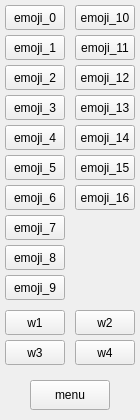
<?xml version="1.0" encoding="UTF-8"?>
<ui version="4.0">
 <class>Ulaahead</class>
 <widget class="QWidget" name="Ulaahead">
  <property name="geometry">
   <rect>
    <x>0</x>
    <y>0</y>
    <width>140</width>
    <height>420</height>
   </rect>
  </property>
  <property name="windowTitle">
   <string>Ulaahead</string>
  </property>
  <property name="locale">
   <locale language="Chinese" country="China"/>
  </property>
  <widget class="QPushButton" name="pushButton_0">
   <property name="geometry">
    <rect>
     <x>5</x>
     <y>5</y>
     <width>60</width>
     <height>25</height>
    </rect>
   </property>
   <property name="text">
    <string>emoji_0</string>
   </property>
  </widget>
  <widget class="QPushButton" name="pushButton_1">
   <property name="geometry">
    <rect>
     <x>5</x>
     <y>35</y>
     <width>60</width>
     <height>25</height>
    </rect>
   </property>
   <property name="text">
    <string>emoji_1</string>
   </property>
  </widget>
  <widget class="QPushButton" name="pushButton_2">
   <property name="geometry">
    <rect>
     <x>5</x>
     <y>65</y>
     <width>60</width>
     <height>25</height>
    </rect>
   </property>
   <property name="text">
    <string>emoji_2</string>
   </property>
  </widget>
  <widget class="QPushButton" name="pushButton_3">
   <property name="geometry">
    <rect>
     <x>5</x>
     <y>95</y>
     <width>60</width>
     <height>25</height>
    </rect>
   </property>
   <property name="text">
    <string>emoji_3</string>
   </property>
  </widget>
  <widget class="QPushButton" name="pushButton_4">
   <property name="geometry">
    <rect>
     <x>5</x>
     <y>125</y>
     <width>60</width>
     <height>25</height>
    </rect>
   </property>
   <property name="text">
    <string>emoji_4</string>
   </property>
  </widget>
  <widget class="QPushButton" name="pushButton_5">
   <property name="geometry">
    <rect>
     <x>5</x>
     <y>155</y>
     <width>60</width>
     <height>25</height>
    </rect>
   </property>
   <property name="text">
    <string>emoji_5</string>
   </property>
  </widget>
  <widget class="QPushButton" name="pushButton_6">
   <property name="geometry">
    <rect>
     <x>5</x>
     <y>185</y>
     <width>60</width>
     <height>25</height>
    </rect>
   </property>
   <property name="text">
    <string>emoji_6</string>
   </property>
  </widget>
  <widget class="QPushButton" name="pushButton_7">
   <property name="geometry">
    <rect>
     <x>5</x>
     <y>215</y>
     <width>60</width>
     <height>25</height>
    </rect>
   </property>
   <property name="text">
    <string>emoji_7</string>
   </property>
  </widget>
  <widget class="QPushButton" name="pushButton_8">
   <property name="geometry">
    <rect>
     <x>5</x>
     <y>245</y>
     <width>60</width>
     <height>25</height>
    </rect>
   </property>
   <property name="text">
    <string>emoji_8</string>
   </property>
  </widget>
  <widget class="QPushButton" name="pushButton_9">
   <property name="geometry">
    <rect>
     <x>5</x>
     <y>275</y>
     <width>60</width>
     <height>25</height>
    </rect>
   </property>
   <property name="text">
    <string>emoji_9</string>
   </property>
  </widget>
  <widget class="QPushButton" name="pushButton_10">
   <property name="geometry">
    <rect>
     <x>75</x>
     <y>5</y>
     <width>60</width>
     <height>25</height>
    </rect>
   </property>
   <property name="text">
    <string>emoji_10</string>
   </property>
  </widget>
  <widget class="QPushButton" name="pushButton_11">
   <property name="geometry">
    <rect>
     <x>75</x>
     <y>35</y>
     <width>60</width>
     <height>25</height>
    </rect>
   </property>
   <property name="text">
    <string>emoji_11</string>
   </property>
  </widget>
  <widget class="QPushButton" name="pushButton_12">
   <property name="geometry">
    <rect>
     <x>75</x>
     <y>65</y>
     <width>60</width>
     <height>25</height>
    </rect>
   </property>
   <property name="text">
    <string>emoji_12</string>
   </property>
  </widget>
  <widget class="QPushButton" name="pushButton_13">
   <property name="geometry">
    <rect>
     <x>75</x>
     <y>95</y>
     <width>60</width>
     <height>25</height>
    </rect>
   </property>
   <property name="text">
    <string>emoji_13</string>
   </property>
  </widget>
  <widget class="QPushButton" name="pushButton_14">
   <property name="geometry">
    <rect>
     <x>75</x>
     <y>125</y>
     <width>60</width>
     <height>25</height>
    </rect>
   </property>
   <property name="text">
    <string>emoji_14</string>
   </property>
  </widget>
  <widget class="QPushButton" name="pushButton_15">
   <property name="geometry">
    <rect>
     <x>75</x>
     <y>155</y>
     <width>60</width>
     <height>25</height>
    </rect>
   </property>
   <property name="text">
    <string>emoji_15</string>
   </property>
  </widget>
  <widget class="QPushButton" name="pushButton_w1">
   <property name="geometry">
    <rect>
     <x>5</x>
     <y>310</y>
     <width>60</width>
     <height>25</height>
    </rect>
   </property>
   <property name="text">
    <string>w1</string>
   </property>
  </widget>
  <widget class="QPushButton" name="pushButton_w3">
   <property name="geometry">
    <rect>
     <x>5</x>
     <y>340</y>
     <width>60</width>
     <height>25</height>
    </rect>
   </property>
   <property name="text">
    <string>w3</string>
   </property>
  </widget>
  <widget class="QPushButton" name="pushButton_w2">
   <property name="geometry">
    <rect>
     <x>75</x>
     <y>310</y>
     <width>60</width>
     <height>25</height>
    </rect>
   </property>
   <property name="text">
    <string>w2</string>
   </property>
  </widget>
  <widget class="QPushButton" name="pushButton_w4">
   <property name="geometry">
    <rect>
     <x>75</x>
     <y>340</y>
     <width>60</width>
     <height>25</height>
    </rect>
   </property>
   <property name="text">
    <string>w4</string>
   </property>
  </widget>
  <widget class="QPushButton" name="pushButton_16">
   <property name="geometry">
    <rect>
     <x>75</x>
     <y>185</y>
     <width>60</width>
     <height>25</height>
    </rect>
   </property>
   <property name="text">
    <string>emoji_16</string>
   </property>
  </widget>
  <widget class="QPushButton" name="pushButton_menu">
   <property name="geometry">
    <rect>
     <x>30</x>
     <y>380</y>
     <width>80</width>
     <height>30</height>
    </rect>
   </property>
   <property name="text">
    <string>menu</string>
   </property>
  </widget>
 </widget>
 <resources/>
 <connections/>
</ui>
